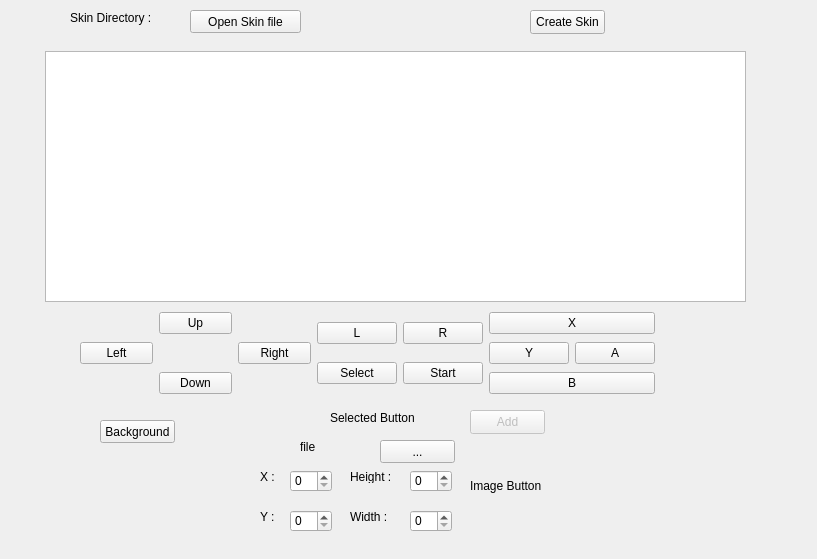
<?xml version="1.0" encoding="UTF-8"?>
<ui version="4.0">
 <class>SkinEditor</class>
 <widget class="QWidget" name="SkinEditor">
  <property name="geometry">
   <rect>
    <x>0</x>
    <y>0</y>
    <width>817</width>
    <height>559</height>
   </rect>
  </property>
  <property name="windowTitle">
   <string>Form</string>
  </property>
  <widget class="QGraphicsView" name="skinView">
   <property name="geometry">
    <rect>
     <x>45</x>
     <y>51</y>
     <width>701</width>
     <height>251</height>
    </rect>
   </property>
  </widget>
  <widget class="QSpinBox" name="xSpinBox">
   <property name="geometry">
    <rect>
     <x>290</x>
     <y>470</y>
     <width>42</width>
     <height>22</height>
    </rect>
   </property>
   <property name="maximum">
    <number>999</number>
   </property>
  </widget>
  <widget class="QSpinBox" name="ySpinBox">
   <property name="geometry">
    <rect>
     <x>290</x>
     <y>510</y>
     <width>42</width>
     <height>22</height>
    </rect>
   </property>
   <property name="maximum">
    <number>999</number>
   </property>
  </widget>
  <widget class="QLabel" name="label">
   <property name="geometry">
    <rect>
     <x>260</x>
     <y>470</y>
     <width>47</width>
     <height>13</height>
    </rect>
   </property>
   <property name="text">
    <string>X :</string>
   </property>
  </widget>
  <widget class="QLabel" name="label_2">
   <property name="geometry">
    <rect>
     <x>260</x>
     <y>510</y>
     <width>47</width>
     <height>13</height>
    </rect>
   </property>
   <property name="text">
    <string>Y :</string>
   </property>
  </widget>
  <widget class="QLabel" name="label_3">
   <property name="geometry">
    <rect>
     <x>350</x>
     <y>470</y>
     <width>47</width>
     <height>13</height>
    </rect>
   </property>
   <property name="text">
    <string>Height :</string>
   </property>
  </widget>
  <widget class="QLabel" name="label_4">
   <property name="geometry">
    <rect>
     <x>350</x>
     <y>510</y>
     <width>47</width>
     <height>13</height>
    </rect>
   </property>
   <property name="text">
    <string>Width :</string>
   </property>
  </widget>
  <widget class="QLabel" name="label_5">
   <property name="geometry">
    <rect>
     <x>300</x>
     <y>440</y>
     <width>47</width>
     <height>13</height>
    </rect>
   </property>
   <property name="text">
    <string>file</string>
   </property>
  </widget>
  <widget class="QPushButton" name="fileButton">
   <property name="geometry">
    <rect>
     <x>380</x>
     <y>440</y>
     <width>75</width>
     <height>23</height>
    </rect>
   </property>
   <property name="text">
    <string>...</string>
   </property>
  </widget>
  <widget class="QSpinBox" name="heightSpinBox">
   <property name="geometry">
    <rect>
     <x>410</x>
     <y>470</y>
     <width>42</width>
     <height>22</height>
    </rect>
   </property>
   <property name="maximum">
    <number>999</number>
   </property>
  </widget>
  <widget class="QSpinBox" name="widthSpinBox">
   <property name="geometry">
    <rect>
     <x>410</x>
     <y>510</y>
     <width>42</width>
     <height>22</height>
    </rect>
   </property>
   <property name="maximum">
    <number>999</number>
   </property>
  </widget>
  <widget class="QLabel" name="selectedButton">
   <property name="geometry">
    <rect>
     <x>330</x>
     <y>410</y>
     <width>111</width>
     <height>16</height>
    </rect>
   </property>
   <property name="text">
    <string>Selected Button</string>
   </property>
  </widget>
  <widget class="QLabel" name="imageLabel">
   <property name="geometry">
    <rect>
     <x>470</x>
     <y>450</y>
     <width>101</width>
     <height>71</height>
    </rect>
   </property>
   <property name="text">
    <string>Image Button</string>
   </property>
  </widget>
  <widget class="QLabel" name="label_8">
   <property name="geometry">
    <rect>
     <x>70</x>
     <y>10</y>
     <width>111</width>
     <height>16</height>
    </rect>
   </property>
   <property name="text">
    <string>Skin Directory :</string>
   </property>
  </widget>
  <widget class="QPushButton" name="openDir">
   <property name="geometry">
    <rect>
     <x>190</x>
     <y>10</y>
     <width>111</width>
     <height>23</height>
    </rect>
   </property>
   <property name="text">
    <string>Open Skin file</string>
   </property>
  </widget>
  <widget class="QPushButton" name="bgButton">
   <property name="geometry">
    <rect>
     <x>100</x>
     <y>420</y>
     <width>75</width>
     <height>23</height>
    </rect>
   </property>
   <property name="text">
    <string>Background</string>
   </property>
  </widget>
  <widget class="QWidget" name="layoutWidget">
   <property name="geometry">
    <rect>
     <x>80</x>
     <y>310</y>
     <width>575</width>
     <height>88</height>
    </rect>
   </property>
   <layout class="QHBoxLayout" name="horizontalLayout">
    <item>
     <layout class="QGridLayout" name="gridLayout">
      <item row="0" column="1">
       <widget class="QPushButton" name="upButton">
        <property name="text">
         <string>Up</string>
        </property>
       </widget>
      </item>
      <item row="1" column="0">
       <widget class="QPushButton" name="leftButton">
        <property name="text">
         <string>Left</string>
        </property>
       </widget>
      </item>
      <item row="1" column="2">
       <widget class="QPushButton" name="rightButton">
        <property name="text">
         <string>Right</string>
        </property>
       </widget>
      </item>
      <item row="2" column="1">
       <widget class="QPushButton" name="downButton">
        <property name="text">
         <string>Down</string>
        </property>
       </widget>
      </item>
     </layout>
    </item>
    <item>
     <layout class="QGridLayout" name="gridLayout_3">
      <item row="0" column="0">
       <widget class="QPushButton" name="LButton">
        <property name="text">
         <string>L</string>
        </property>
       </widget>
      </item>
      <item row="0" column="1">
       <widget class="QPushButton" name="RButton">
        <property name="text">
         <string>R</string>
        </property>
       </widget>
      </item>
      <item row="1" column="0">
       <widget class="QPushButton" name="selectButton">
        <property name="text">
         <string>Select</string>
        </property>
       </widget>
      </item>
      <item row="1" column="1">
       <widget class="QPushButton" name="startButton">
        <property name="text">
         <string>Start</string>
        </property>
       </widget>
      </item>
     </layout>
    </item>
    <item>
     <layout class="QGridLayout" name="gridLayout_2">
      <item row="0" column="0" colspan="2">
       <widget class="QPushButton" name="XButton">
        <property name="sizePolicy">
         <sizepolicy hsizetype="Minimum" vsizetype="Fixed">
          <horstretch>0</horstretch>
          <verstretch>0</verstretch>
         </sizepolicy>
        </property>
        <property name="text">
         <string>X</string>
        </property>
       </widget>
      </item>
      <item row="1" column="0">
       <widget class="QPushButton" name="YButton">
        <property name="text">
         <string>Y</string>
        </property>
       </widget>
      </item>
      <item row="1" column="1">
       <widget class="QPushButton" name="AButton">
        <property name="text">
         <string>A</string>
        </property>
       </widget>
      </item>
      <item row="2" column="0" colspan="2">
       <widget class="QPushButton" name="BButton">
        <property name="text">
         <string>B</string>
        </property>
       </widget>
      </item>
     </layout>
    </item>
   </layout>
  </widget>
  <widget class="QPushButton" name="createButton">
   <property name="geometry">
    <rect>
     <x>530</x>
     <y>10</y>
     <width>75</width>
     <height>24</height>
    </rect>
   </property>
   <property name="text">
    <string>Create Skin</string>
   </property>
  </widget>
  <widget class="QPushButton" name="addNewButton">
   <property name="enabled">
    <bool>false</bool>
   </property>
   <property name="geometry">
    <rect>
     <x>470</x>
     <y>410</y>
     <width>75</width>
     <height>24</height>
    </rect>
   </property>
   <property name="text">
    <string>Add</string>
   </property>
  </widget>
 </widget>
 <resources/>
 <connections/>
</ui>
